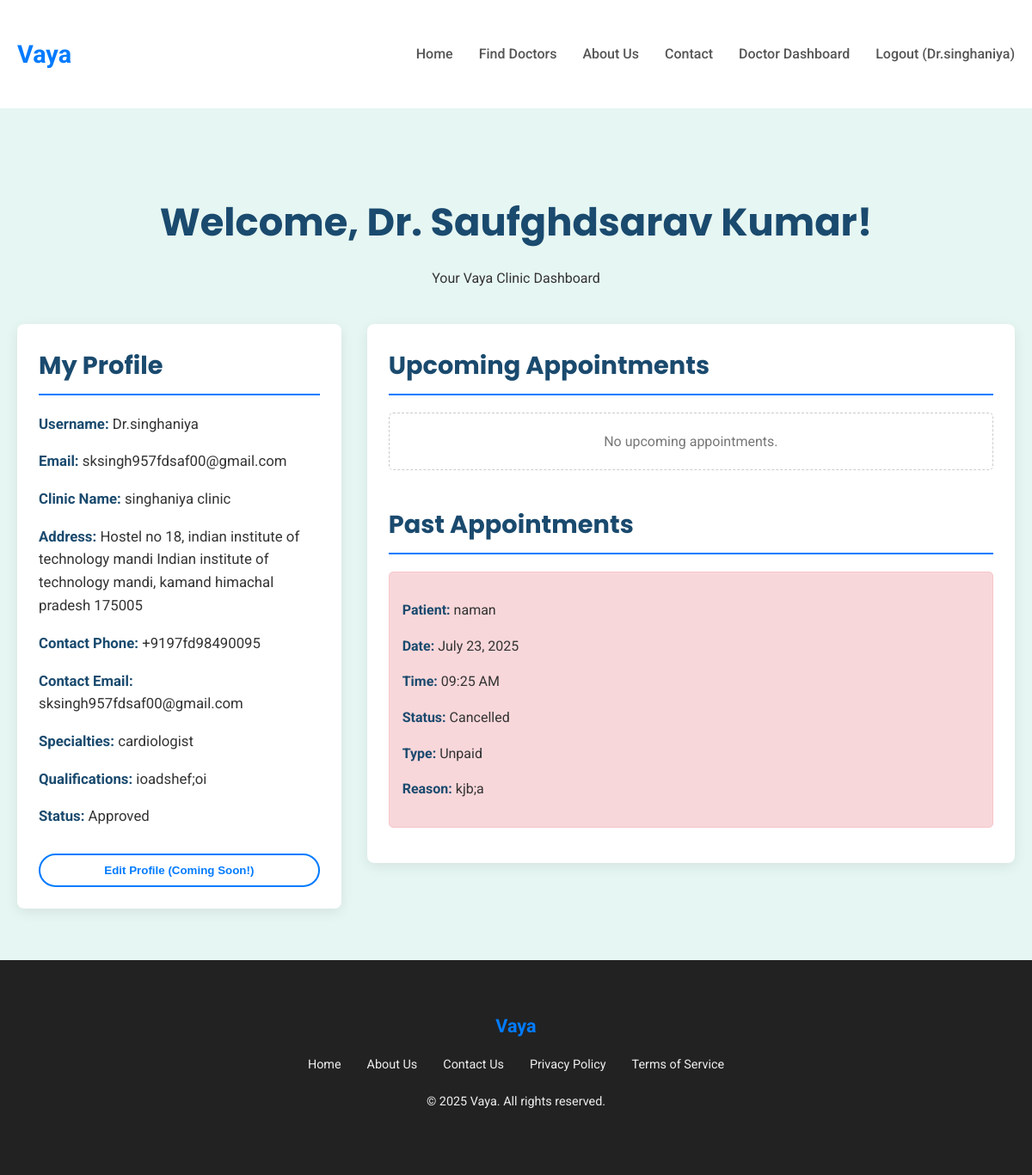
The app's page /doctors/dashboard/ (signed in) with its own data.
### users/models.py (models this page shows, shortened)
class CustomUser(AbstractUser):
    groups = models.ManyToManyField(
        "auth.Group",
        verbose_name="groups",
        blank=True,
        help_text="The groups this user belongs to. A user will get all permissions granted to each of their groups.",
        related_name="customuser_set", # Add this
        related_query_name="customuser",
    )
    user_permissions = models.ManyToManyField(
        "auth.Permission",
        verbose_name="user permissions",
        blank=True,
        help_text="Specific permissions for this user.",
        related_name="customuser_set", # Add this
        related_query_name="customuser",
    )

### doctors/models.py (models this page shows, shortened)
class Doctor(models.Model):
    user = models.OneToOneField(CustomUser, on_delete=models.SET_NULL, null=True, blank=True, related_name='doctor_login_profile')
    full_name = models.CharField(max_length=200)
    specialties = models.ManyToManyField(Specialty, blank=True, related_name='doctors')
    clinic_name = models.CharField(max_length=200)
    clinic_address = models.TextField()
    contact_phone = models.CharField(max_length=15, unique=True)
    contact_email = models.EmailField(unique=True, blank=True, null=True)
    qualifications = models.TextField(blank=True, null=True)
    is_approved = models.BooleanField(default=False)
    class Meta:
        ordering = ['full_name']

class Specialty(models.Model):
    name = models.CharField(max_length=100, unique=True)
    class Meta:
        verbose_name_plural = "Specialties"

class Appointment(models.Model):
    patient = models.ForeignKey(CustomUser, on_delete=models.CASCADE, related_name='patient_appointments')
    doctor = models.ForeignKey(Doctor, on_delete=models.CASCADE, related_name='doctor_appointments')
    appointment_date = models.DateField()
    appointment_time = models.TimeField()
    STATUS_CHOICES = [
        ('pending', 'Pending'),
        ('confirmed', 'Confirmed'),
        ('completed', 'Completed'),
        ('cancelled', 'Cancelled'),
    ]
    status = models.CharField(max_length=10, choices=STATUS_CHOICES, default='pending')
    APPOINTMENT_TYPE_CHOICES = [
        ('unpaid', 'Unpaid'),
        ('paid', 'Paid (Coming Soon!)'), # As requested, mark paid as coming soon
    ]
    appointment_type = models.CharField(max_length=10, choices=APPOINTMENT_TYPE_CHOICES, default='unpaid')
    reason = models.TextField(blank=True, null=True)
    created_at = models.DateTimeField(auto_now_add=True)
    class Meta:
        ordering = ['appointment_date', 'appointment_time']
        unique_together = ('doctor', 'appointment_date', 'appointment_time')

### doctors/views.py (the view)
# urls.py: path('dashboard/', views.doctor_dashboard, name='doctor_dashboard'),
@login_required # Ensures only logged-in users can access this view
def doctor_dashboard(request):
    try:
        doctor = request.user.doctor_login_profile
        if not doctor.is_approved:
            messages.warning(request, "Your doctor profile is pending approval. Please wait for an administrator to approve it.")
            return redirect('landing_page') # Or a specific 'pending_approval' page
    except Doctor.DoesNotExist:
        messages.error(request, "You are not registered as a doctor, or your profile is incomplete. Please register your clinic.")
        return redirect('register_clinic') # Redirect to clinic registration
    upcoming_appointments = Appointment.objects.filter(
        doctor=doctor,
        status__in=['pending', 'confirmed'] # Only show pending/confirmed appointments
    ).order_by('appointment_date', 'appointment_time')
    past_appointments = Appointment.objects.filter(
        doctor=doctor,
        status__in=['completed', 'cancelled'] # Show completed/cancelled appointments
    ).order_by('-appointment_date', '-appointment_time') # Order by most recent first
    context = {
        'doctor': doctor,
        'upcoming_appointments': upcoming_appointments,
        'past_appointments': past_appointments,
    }
    return render(request, 'doctors/doctor_dashboard.html', context)

### templates/doctors/doctor_dashboard.html (shortened to what this page needs)
{% extends 'base.html' %}
{% block content %}
    <section class="dashboard-section">
        <div class="container">
            <div class="dashboard-header">
                <h1>Welcome, Dr. {{ doctor.full_name }}!</h1>
                <p>Your Vaya Clinic Dashboard</p>
            </div>
            <div class="dashboard-content">
                <div class="sidebar">
                    <h2>My Profile</h2>
                    <div class="profile-info">
                        <p><strong>Username:</strong> {{ doctor.user.username }}</p>
                        <p><strong>Email:</strong> {{ doctor.user.email|default:"Not provided" }}</p>
                        <p><strong>Clinic Name:</strong> {{ doctor.clinic_name }}</p>
                        <p><strong>Address:</strong> {{ doctor.clinic_address }}</p>
                        <p><strong>Contact Phone:</strong> {{ doctor.contact_phone }}</p>
                        <p><strong>Contact Email:</strong> {{ doctor.contact_email }}</p>
                        <p><strong>Specialties:</strong>
                            {% for specialty in doctor.specialties.all %}
                                {{ specialty.name }}{% if not forloop.last %}, {% endif %}
                            {% empty %}
                                N/A
                            {% endfor %}
                        </p>
                        <p><strong>Qualifications:</strong> {{ doctor.qualifications|default:"Not provided" }}</p>
                        <p><strong>Status:</strong> {% if doctor.is_approved %}Approved{% else %}Pending Approval{% endif %}</p>
                        <button class="btn-secondary" style="width: 100%; padding: 10px; margin-top: 20px;">Edit Profile (Coming Soon!)</button>
                    </div>
                </div>
                <div class="main-content">
                    <h2>Upcoming Appointments</h2>
                    {% if upcoming_appointments %}
                        <ul class="appointments-list">
                            {% for appointment in upcoming_appointments %}
                                <li class="appointment-item {{ appointment.status }}">
                                    <div class="appointment-details">
                                        <p><strong>Patient:</strong> {{ appointment.patient.username }}</p>
                                        <p><strong>Date:</strong> {{ appointment.appointment_date|date:"F d, Y" }}</p>
                                        <p><strong>Time:</strong> {{ appointment.appointment_time|time:"h:i A" }}</p>
                                        <p><strong>Status:</strong> {{ appointment.get_status_display }}</p>
                                        <p><strong>Type:</strong> {{ appointment.get_appointment_type_display }}</p>
                                        {% if appointment.reason %}<p><strong>Reason:</strong> {{ appointment.reason }}</p>{% endif %}
                                    </div>
                                    <div class="appointment-actions">
                                        {% if appointment.status == 'pending' %}
                                            <form action="{% url 'confirm_appointment' appointment.id %}" method="post" style="display: inline-block;">
                                                {% csrf_token %}
                                                <button type="submit" class="btn-primary">Confirm</button>
                                            </form>
                                        {% endif %}
                                       {% if appointment.status == 'pending' or appointment.status == 'confirmed' %}
                                            <form action="{% url 'cancel_appointment' appointment.id %}" method="post" style="display: inline-block;">
                                                {% csrf_token %}
                                                <button type="submit" class="btn-danger">Cancel</button>
                                            </form>
                                        {% endif %}
                                    </div>
                                </li>
                            {% endfor %}
                        </ul>
                    {% else %}
                        <p class="no-appointments">No upcoming appointments.</p>
                    {% endif %}
                    <h2 style="margin-top: 40px;">Past Appointments</h2>
                    {% if past_appointments %}
                        <ul class="appointments-list">
                            {% for appointment in past_appointments %}
                                <li class="appointment-item {{ appointment.status }}">
                                    <div class="appointment-details">
                                        <p><strong>Patient:</strong> {{ appointment.patient.username }}</p>
                                        <p><strong>Date:</strong> {{ appointment.appointment_date|date:"F d, Y" }}</p>
                                        <p><strong>Time:</strong> {{ appointment.appointment_time|time:"h:i A" }}</p>
                                        <p><strong>Status:</strong> {{ appointment.get_status_display }}</p>
                                        <p><strong>Type:</strong> {{ appointment.get_appointment_type_display }}</p>
                                        {% if appointment.reason %}<p><strong>Reason:</strong> {{ appointment.reason }}</p>{% endif %}
                                    </div>
                                </li>
                            {% endfor %}
                        </ul>
                    {% else %}
                        <p class="no-appointments">No past appointments.</p>
                    {% endif %}
                </div>
            </div>
        </div>
    </section>
{% endblock %}

### templates/base.html (shortened to what this page needs)
<!DOCTYPE html>
<html lang="en">
<head>
</head>
<body>
    <header>
        <div class="container navbar">
            <a href="{% url 'landing_page' %}" class="logo">Vaya</a>
            <nav>
                <ul class="nav-links">
                    <li><a href="{% url 'landing_page' %}">Home</a></li>
                    <li><a href="{% url 'doctor_list' %}">Find Doctors</a></li>
                    <li><a href="#">About Us</a></li>
                    <li><a href="#">Contact</a></li>
                    {% if user.is_authenticated %}
                        {% if user.doctor_login_profile and user.doctor_login_profile.is_approved %}
                            <li><a href="{% url 'doctor_dashboard' %}">Doctor Dashboard</a></li>
                        {% elif user.doctor_login_profile and not user.doctor_login_profile.is_approved %}
                            <li><a href="{% url 'landing_page' %}">Profile Pending</a></li>
                        {% else %}
                            <li><a href="{% url 'patient_dashboard' %}">Patient Dashboard</a></li>
                        {% endif %}
                        <li><a href="{% url 'logout' %}">Logout ({{ user.username }})</a></li>
                    {% else %}
                        <li><a href="{% url 'register_clinic' %}">For Doctors</a></li>
                        <li><a href="{% url 'login' %}">Login</a></li>
                    {% endif %}
                </ul>
            </nav>
        </div>
    </header>
    {% block content %}{% endblock %}
    <footer>
        <div class="container">
            <a href="{% url 'landing_page' %}" class="logo">Vaya</a>
            <ul class="footer-links">
                <li><a href="{% url 'landing_page' %}">Home</a></li>
                <li><a href="#">About Us</a></li>
                <li><a href="#">Contact Us</a></li>
                <li><a href="#">Privacy Policy</a></li>
                <li><a href="#">Terms of Service</a></li>
            </ul>
            <p>&copy; 2025 Vaya. All rights reserved.</p>
        </div>
    </footer>
</body>
</html>

### templates/base.html (style rules this page uses)
body { margin: 0; font-family: 'Roboto', sans-serif; line-height: 1.6; color: #333; background-color: #f8fcfb; display: flex; flex-direction: column; min-height: 100vh; }
h1, h2, h3 { font-family: 'Poppins', sans-serif; color: #1a4a6e; }
.container { max-width: 1200px; margin: 0 auto; padding: 20px; }
header { background-color: #fff; padding: 20px 0; box-shadow: 0 2px 4px rgba(0,0,0,0.05); }
.navbar { display: flex; justify-content: space-between; align-items: center; }
.logo { font-size: 1.8em; font-weight: 700; color: #007bff; text-decoration: none; }
.nav-links { list-style: none; margin: 0; padding: 0; display: flex; }
.nav-links li { margin-left: 30px; }
.nav-links a { text-decoration: none; color: #555; font-weight: 500; transition: color 0.3s ease; }
.btn-secondary { background-color: #fff; color: #007bff; border: 2px solid #007bff; display: inline-block; padding: 15px 30px; border-radius: 50px; text-decoration: none; font-weight: 600; transition: background-color 0.3s ease, color 0.3s ease, transform 0.2s ease; box-shadow: 0 4px 10px rgba(0,0,0,0.1); }
footer { background-color: #222; color: #eee; padding: 40px 0; text-align: center; font-size: 0.9em; margin-top: auto; }
footer .logo { color: #007bff; font-size: 1.5em; margin-bottom: 15px; display: inline-block; }
.footer-links { list-style: none; padding: 0; margin: 0 0 20px 0; display: flex; justify-content: center; flex-wrap: wrap; gap: 15px 30px; }
.footer-links a { color: #eee; text-decoration: none; transition: color 0.3s ease; }

### templates/doctors/doctor_dashboard.html (style rules this page uses)
.dashboard-section { flex-grow: 1; padding: 40px 0; background-color: #e6f6f2; }
.dashboard-header { text-align: center; margin-bottom: 40px; }
.dashboard-header h1 { font-size: 2.8em; margin-bottom: 10px; }
.dashboard-content { display: grid; grid-template-columns: 1fr 2fr; gap: 30px; align-items: start; }
.sidebar { background-color: #fff; padding: 25px; border-radius: 8px; box-shadow: 0 4px 15px rgba(0,0,0,0.08); }
.sidebar h2 { font-size: 1.8em; margin-top: 0; margin-bottom: 20px; border-bottom: 2px solid #007bff; padding-bottom: 10px; }
.profile-info p { margin-bottom: 10px; font-size: 1.05em; }
.profile-info strong { color: #1a4a6e; }
.main-content { background-color: #fff; padding: 25px; border-radius: 8px; box-shadow: 0 4px 15px rgba(0,0,0,0.08); }
.main-content h2 { font-size: 1.8em; margin-top: 0; margin-bottom: 20px; border-bottom: 2px solid #007bff; padding-bottom: 10px; }
.appointments-list { list-style: none; padding: 0; }
.appointment-item { background-color: #f9f9f9; border: 1px solid #eee; padding: 15px; margin-bottom: 10px; border-radius: 5px; display: flex; justify-content: space-between; align-items: center; }
.appointment-item.cancelled { background-color: #f8d7da; border-color: #f5c6cb; }
.appointment-details strong { color: #1a4a6e; }
.no-appointments { text-align: center; color: #777; padding: 20px; border: 1px dashed #ccc; border-radius: 5px; }
.sidebar .btn-secondary, .sidebar .btn-primary { padding: 10px; margin-top: 20px; width: 100%; text-align: center; box-shadow: none; }

### records on screen
CustomUser: username "Dr.singhaniya"
Doctor: full_name "Saufghdsarav Kumar", user.username "Dr.singhaniya", user.email "sksingh957fdsaf00@gmail.com", clinic_name "singhaniya clinic", clinic_address "Hostel no 18, indian institute of technology mandi Indian institute of technology mandi, kamand himachal pradesh 175005", contact_phone "+9197fd98490095", contact_email "sksingh957fdsaf00@gmail.com", qualifications "ioadshef;oi"
Specialty: name "cardiologist"
Appointment: patient.username "naman", appointment_date "July 23, 2025", appointment_time "09:25 AM", status "Cancelled", appointment_type "Unpaid", reason "kjb;a"
